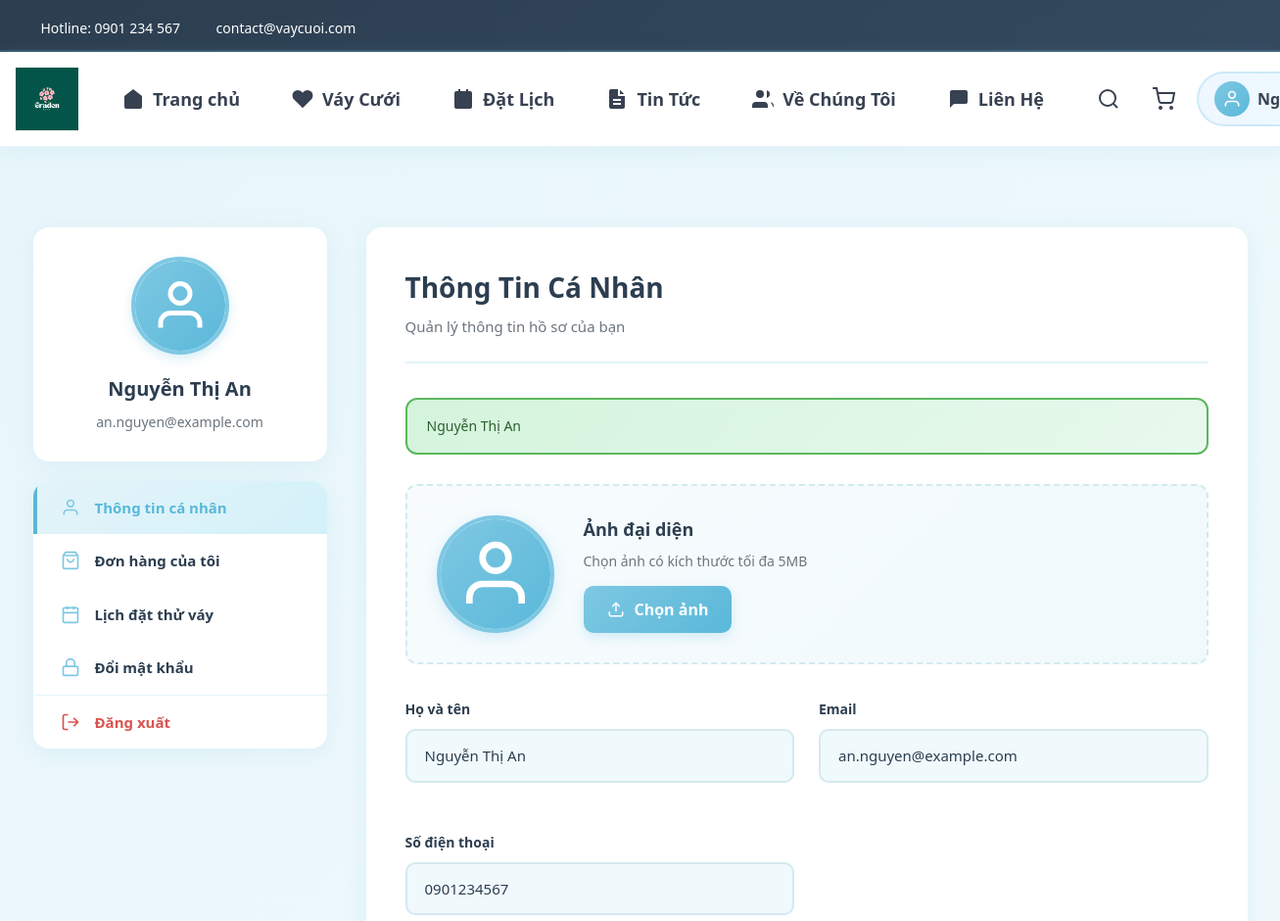
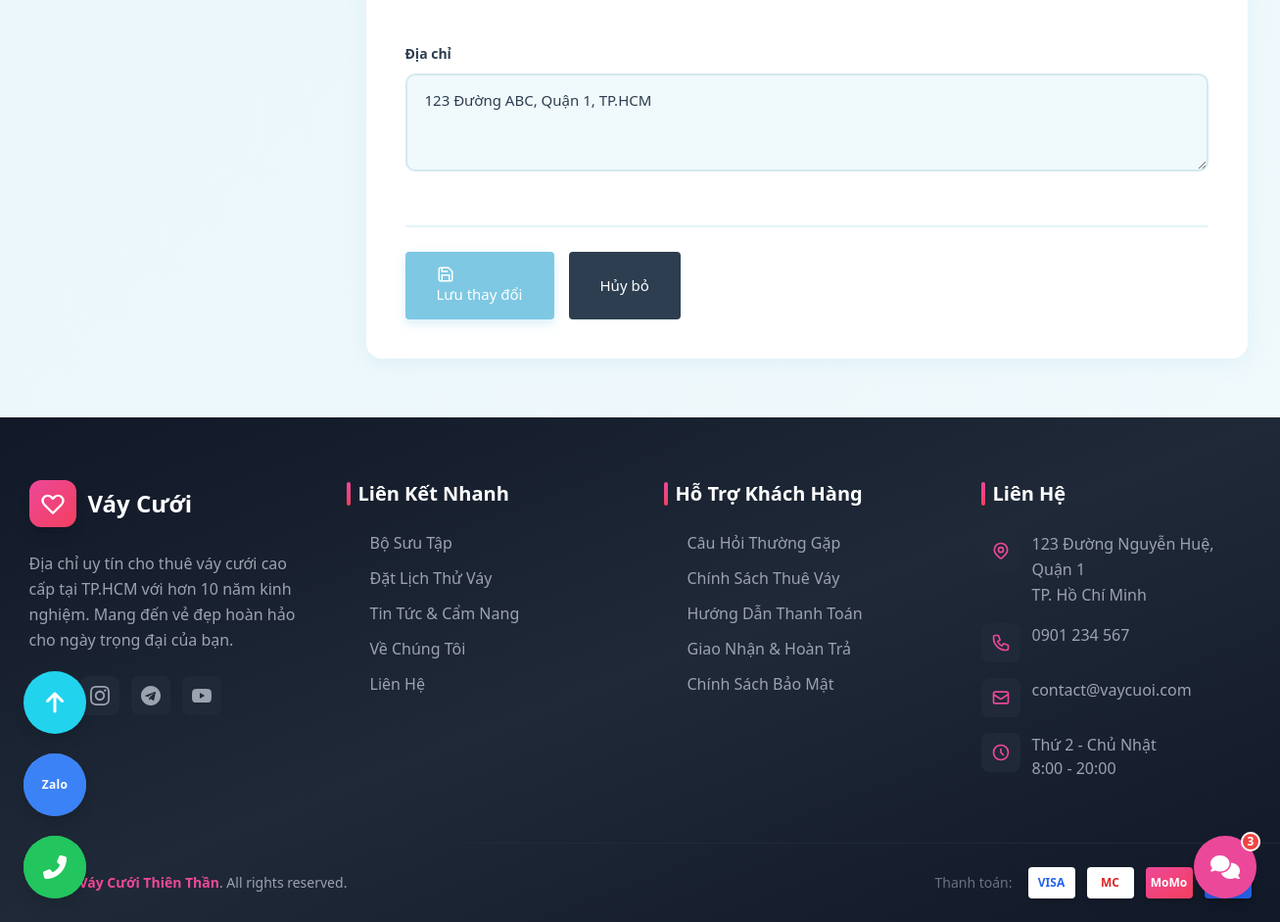
The app's page /account.php (signed in) with its own data (2 pictures, top to bottom).
### tables this page shows
CREATE TABLE nguoi_dung (
   id BIGINT AUTO_INCREMENT PRIMARY KEY,
   ho_ten VARCHAR(255) NOT NULL,
   email VARCHAR(150) NOT NULL UNIQUE,
   mat_khau VARCHAR(255) NOT NULL,
   so_dien_thoai VARCHAR(30),
   dia_chi TEXT,
   created_at TIMESTAMP DEFAULT CURRENT_TIMESTAMP
);

### account.php (the view, shortened to what this page needs)
<?php
require_once 'includes/config.php';
$user_id = $_SESSION['user_id'];
$stmt = $conn->prepare("SELECT * FROM nguoi_dung WHERE id = ?");
$stmt->bind_param("i", $user_id);
$stmt->execute();
$result = $stmt->get_result();
$user = $result->fetch_assoc();
?>
<link rel="stylesheet" href="assets/css/account.css">
<?php require_once 'includes/header.php'; ?>
<div class="account-container">
    <div class="container">
        <div class="account-layout">
            <aside class="account-sidebar">
                <div class="user-profile-card">
                    <div class="profile-avatar">
                        <?php if (!empty($user['avt'])): ?>
                            <img src="<?php echo htmlspecialchars($user['avt']); ?>" alt="Avatar">
                        <?php else: ?>
                            <div class="avatar-placeholder">
                                <svg width="60" height="60" viewBox="0 0 24 24" fill="none" stroke="currentColor" stroke-width="2">
                                    <path d="M20 21v-2a4 4 0 0 0-4-4H8a4 4 0 0 0-4 4v2"/>
                                    <circle cx="12" cy="7" r="4"/>
                                </svg>
                            </div>
                        <?php endif; ?>
                    </div>
                    <h3><?php echo htmlspecialchars($user['ho_ten']); ?></h3>
                    <p><?php echo htmlspecialchars($user['email']); ?></p>
                </div>
                <nav class="account-menu">
                    <a href="account.php" class="menu-item active">
                        <svg width="20" height="20" viewBox="0 0 24 24" fill="none" stroke="currentColor" stroke-width="2">
                            <path d="M20 21v-2a4 4 0 0 0-4-4H8a4 4 0 0 0-4 4v2"/>
                            <circle cx="12" cy="7" r="4"/>
                        </svg>
                        Thông tin cá nhân
                    </a>
                    <a href="orders.php" class="menu-item">
                        <svg width="20" height="20" viewBox="0 0 24 24" fill="none" stroke="currentColor" stroke-width="2">
                            <path d="M6 2L3 6v14a2 2 0 0 0 2 2h14a2 2 0 0 0 2-2V6l-3-4z"/>
                            <line x1="3" y1="6" x2="21" y2="6"/>
                            <path d="M16 10a4 4 0 0 1-8 0"/>
                        </svg>
                        Đơn hàng của tôi
                    </a>
                    <a href="booking.php" class="menu-item">
                        <svg width="20" height="20" viewBox="0 0 24 24" fill="none" stroke="currentColor" stroke-width="2">
                            <rect x="3" y="4" width="18" height="18" rx="2" ry="2"/>
                            <line x1="16" y1="2" x2="16" y2="6"/>
                            <line x1="8" y1="2" x2="8" y2="6"/>
                            <line x1="3" y1="10" x2="21" y2="10"/>
                        </svg>
                        Lịch đặt thử váy
                    </a>
                    <a href="change-password.php" class="menu-item">
                        <svg width="20" height="20" viewBox="0 0 24 24" fill="none" stroke="currentColor" stroke-width="2">
                            <rect x="3" y="11" width="18" height="11" rx="2" ry="2"/>
                            <path d="M7 11V7a5 5 0 0 1 10 0v4"/>
                        </svg>
                        Đổi mật khẩu
                    </a>
                    <a href="logout.php" class="menu-item logout">
                        <svg width="20" height="20" viewBox="0 0 24 24" fill="none" stroke="currentColor" stroke-width="2">
                            <path d="M9 21H5a2 2 0 0 1-2-2V5a2 2 0 0 1 2-2h4"/>
                            <polyline points="16 17 21 12 16 7"/>
                            <line x1="21" y1="12" x2="9" y2="12"/>
                        </svg>
                        Đăng xuất
                    </a>
                </nav>
            </aside>
            <div class="account-content">
                <div class="content-header">
                    <h2>Thông Tin Cá Nhân</h2>
                    <p>Quản lý thông tin hồ sơ của bạn</p>
                </div>
                <?php if (isset($_SESSION['success'])): ?>
                    <div class="alert alert-success">
                        <?php echo htmlspecialchars($_SESSION['success']); unset($_SESSION['success']); ?>
                    </div>
                <?php endif; ?>
                <form action="update-profile.php" method="POST" enctype="multipart/form-data" class="profile-form">
                    <div class="avatar-upload-section">
                        <div class="current-avatar">
                            <?php if (!empty($user['avt'])): ?>
                                <img src="<?php echo htmlspecialchars($user['avt']); ?>" alt="Avatar" id="preview-avatar">
                            <?php else: ?>
                                <div class="avatar-placeholder" id="preview-avatar">
                                    <svg width="80" height="80" viewBox="0 0 24 24" fill="none" stroke="currentColor" stroke-width="2">
                                        <path d="M20 21v-2a4 4 0 0 0-4-4H8a4 4 0 0 0-4 4v2"/>
                                        <circle cx="12" cy="7" r="4"/>
                                    </svg>
                                </div>
                            <?php endif; ?>
                        </div>
                        <div class="avatar-upload-info">
                            <h4>Ảnh đại diện</h4>
                            <p>Chọn ảnh có kích thước tối đa 5MB</p>
                            <label for="avatar-input" class="btn-upload">
                                <svg width="18" height="18" viewBox="0 0 24 24" fill="none" stroke="currentColor" stroke-width="2">
                                    <path d="M21 15v4a2 2 0 0 1-2 2H5a2 2 0 0 1-2-2v-4"/>
                                    <polyline points="17 8 12 3 7 8"/>
                                    <line x1="12" y1="3" x2="12" y2="15"/>
                                </svg>
                                Chọn ảnh
                            </label>
                        </div>
                    </div>
                    <div class="form-grid">
                        <div class="form-group">
                            <label for="ho_ten">Họ và tên</label>
                            <input type="text" id="ho_ten" name="ho_ten" value="<?php echo htmlspecialchars($user['ho_ten']); ?>" required>
                        </div>
                        <div class="form-group">
                            <label for="email">Email</label>
                            <input type="email" id="email" name="email" value="<?php echo htmlspecialchars($user['email']); ?>" required>
                        </div>
                        <div class="form-group">
                            <label for="so_dien_thoai">Số điện thoại</label>
                            <input type="tel" id="so_dien_thoai" name="so_dien_thoai" value="<?php echo htmlspecialchars($user['so_dien_thoai'] ?? ''); ?>" pattern="[0-9]{10,11}">
                        </div>
                        <div class="form-group full-width">
                            <label for="dia_chi">Địa chỉ</label>
                            <textarea id="dia_chi" name="dia_chi" rows="3"><?php echo htmlspecialchars($user['dia_chi'] ?? ''); ?></textarea>
                        </div>
                    </div>
                    <div class="form-actions">
                        <button type="submit" class="btn btn-primary">
                            <svg width="18" height="18" viewBox="0 0 24 24" fill="none" stroke="currentColor" stroke-width="2">
                                <path d="M19 21H5a2 2 0 0 1-2-2V5a2 2 0 0 1 2-2h11l5 5v11a2 2 0 0 1-2 2z"/>
                                <polyline points="17 21 17 13 7 13 7 21"/>
                                <polyline points="7 3 7 8 15 8"/>
                            </svg>
                            Lưu thay đổi
                        </button>
                        <button type="reset" class="btn btn-secondary">Hủy bỏ</button>
                    </div>
                </form>
            </div>
        </div>
    </div>
</div>
<?php require_once 'includes/footer.php'; ?>

### assets/css/account.css (style rules this page uses)
.account-container { min-height: 80vh; padding: 60px 0; background: linear-gradient(135deg, #e8f6fa 0%, #f0f9fc 100%); }
.account-layout { display: grid; grid-template-columns: 300px 1fr; gap: 40px; margin-top: 20px; }
.account-sidebar { position: sticky; top: 120px; height: fit-content; }
.user-profile-card { background: white; border-radius: 16px; padding: 30px; text-align: center; box-shadow: 0 4px 20px rgba(126, 200, 227, 0.15); margin-bottom: 20px; }
.profile-avatar { width: 100px; height: 100px; margin: 0 auto 20px; border-radius: 50%; overflow: hidden; border: 4px solid #7ec8e3; box-shadow: 0 4px 12px rgba(126, 200, 227, 0.3); }
.avatar-placeholder { width: 100%; height: 100%; background: linear-gradient(135deg, #7ec8e3 0%, #5ab8d9 100%); display: flex; align-items: center; justify-content: center; color: white; }
.user-profile-card h3 { font-size: 20px; color: #2c3e50; margin-bottom: 8px; font-weight: 700; }
.user-profile-card p { color: #6c757d; font-size: 14px; }
.account-menu { background: white; border-radius: 16px; overflow: hidden; box-shadow: 0 4px 20px rgba(126, 200, 227, 0.15); }
.menu-item { display: flex; align-items: center; gap: 15px; padding: 16px 24px; color: #2c3e50; font-weight: 600; font-size: 15px; transition: all 0.3s ease; border-left: 4px solid transparent; }
.menu-item.active { background: linear-gradient(135deg, #e3f4f9 0%, #d4f1f9 100%); color: #5ab8d9; border-left-color: #5ab8d9; }
.menu-item svg { color: #7ec8e3; flex-shrink: 0; }
.menu-item.logout { color: #d9534f; border-top: 1px solid #e3f4f9; }
.menu-item.logout svg { color: #d9534f; }
.account-content { background: white; border-radius: 16px; padding: 40px; box-shadow: 0 4px 20px rgba(126, 200, 227, 0.15); }
.content-header { margin-bottom: 35px; padding-bottom: 25px; border-bottom: 2px solid #e3f4f9; }
.content-header h2 { font-size: 28px; color: #2c3e50; margin-bottom: 8px; font-weight: 800; }
.content-header p { color: #6c757d; font-size: 15px; }
.avatar-upload-section { display: flex; align-items: center; gap: 30px; padding: 30px; background: linear-gradient(135deg, #f8fcfe 0%, #f0f9fc 100%); border-radius: 12px; margin-bottom: 35px; border: 2px dashed #d4e9f0; }
.current-avatar { width: 120px; height: 120px; border-radius: 50%; overflow: hidden; border: 4px solid #7ec8e3; box-shadow: 0 4px 16px rgba(126, 200, 227, 0.3); flex-shrink: 0; }
.avatar-upload-info h4 { font-size: 18px; color: #2c3e50; margin-bottom: 8px; font-weight: 700; }
.avatar-upload-info p { color: #6c757d; font-size: 14px; margin-bottom: 15px; }
.btn-upload { display: inline-flex; align-items: center; gap: 10px; padding: 12px 24px; background: linear-gradient(135deg, #7ec8e3 0%, #5ab8d9 100%); color: white; border-radius: 10px; font-weight: 600; cursor: pointer; transition: all 0.3s ease; box-shadow: 0 4px 12px rgba(126, 200, 227, 0.3); }
.profile-form { margin-top: 30px; }
.form-grid { display: grid; grid-template-columns: 1fr 1fr; gap: 25px; margin-bottom: 30px; }
.form-group { display: flex; flex-direction: column; }
.form-group.full-width { grid-column: 1 / -1; }
.form-group label { font-weight: 600; color: #2c3e50; margin-bottom: 10px; font-size: 14px; }
.form-group input, .form-group textarea { padding: 14px 18px; border: 2px solid #d4e9f0; border-radius: 10px; font-size: 15px; transition: all 0.3s ease; background: #f8fcfe; font-family: inherit; }
.form-group textarea { resize: vertical; min-height: 100px; }
.form-actions { display: flex; gap: 15px; padding-top: 25px; border-top: 2px solid #e3f4f9; }
.btn { padding: 14px 32px; border-radius: 10px; font-weight: 700; font-size: 15px; cursor: pointer; transition: all 0.3s ease; display: inline-flex; align-items: center; gap: 10px; border: none; }
.btn-primary { background: linear-gradient(135deg, #7ec8e3 0%, #5ab8d9 100%); color: white; box-shadow: 0 4px 12px rgba(126, 200, 227, 0.3); }
.btn-secondary { background: #e3f4f9; color: #5ab8d9; }
.alert { padding: 16px 20px; border-radius: 12px; margin-bottom: 25px; font-size: 14px; line-height: 1.6; }
.alert-success { background: linear-gradient(135deg, #d4f4dd 0%, #e8f9ed 100%); border: 2px solid #5cb85c; color: #2d5f2d; }

### assets/css/responsive.css (style rules this page uses)
body { overflow-x: hidden; }
html { scroll-behavior: smooth; }

### records on screen
nguoi_dung: ho_ten "Nguyễn Thị An", email "an.nguyen@example.com", so_dien_thoai "0901234567", dia_chi "123 Đường ABC, Quận 1, TP.HCM"

### other values on screen
$_SESSION['success'] "Nguyễn Thị An"
SITE_NAME "Váy Cưới Thiên Thần"
